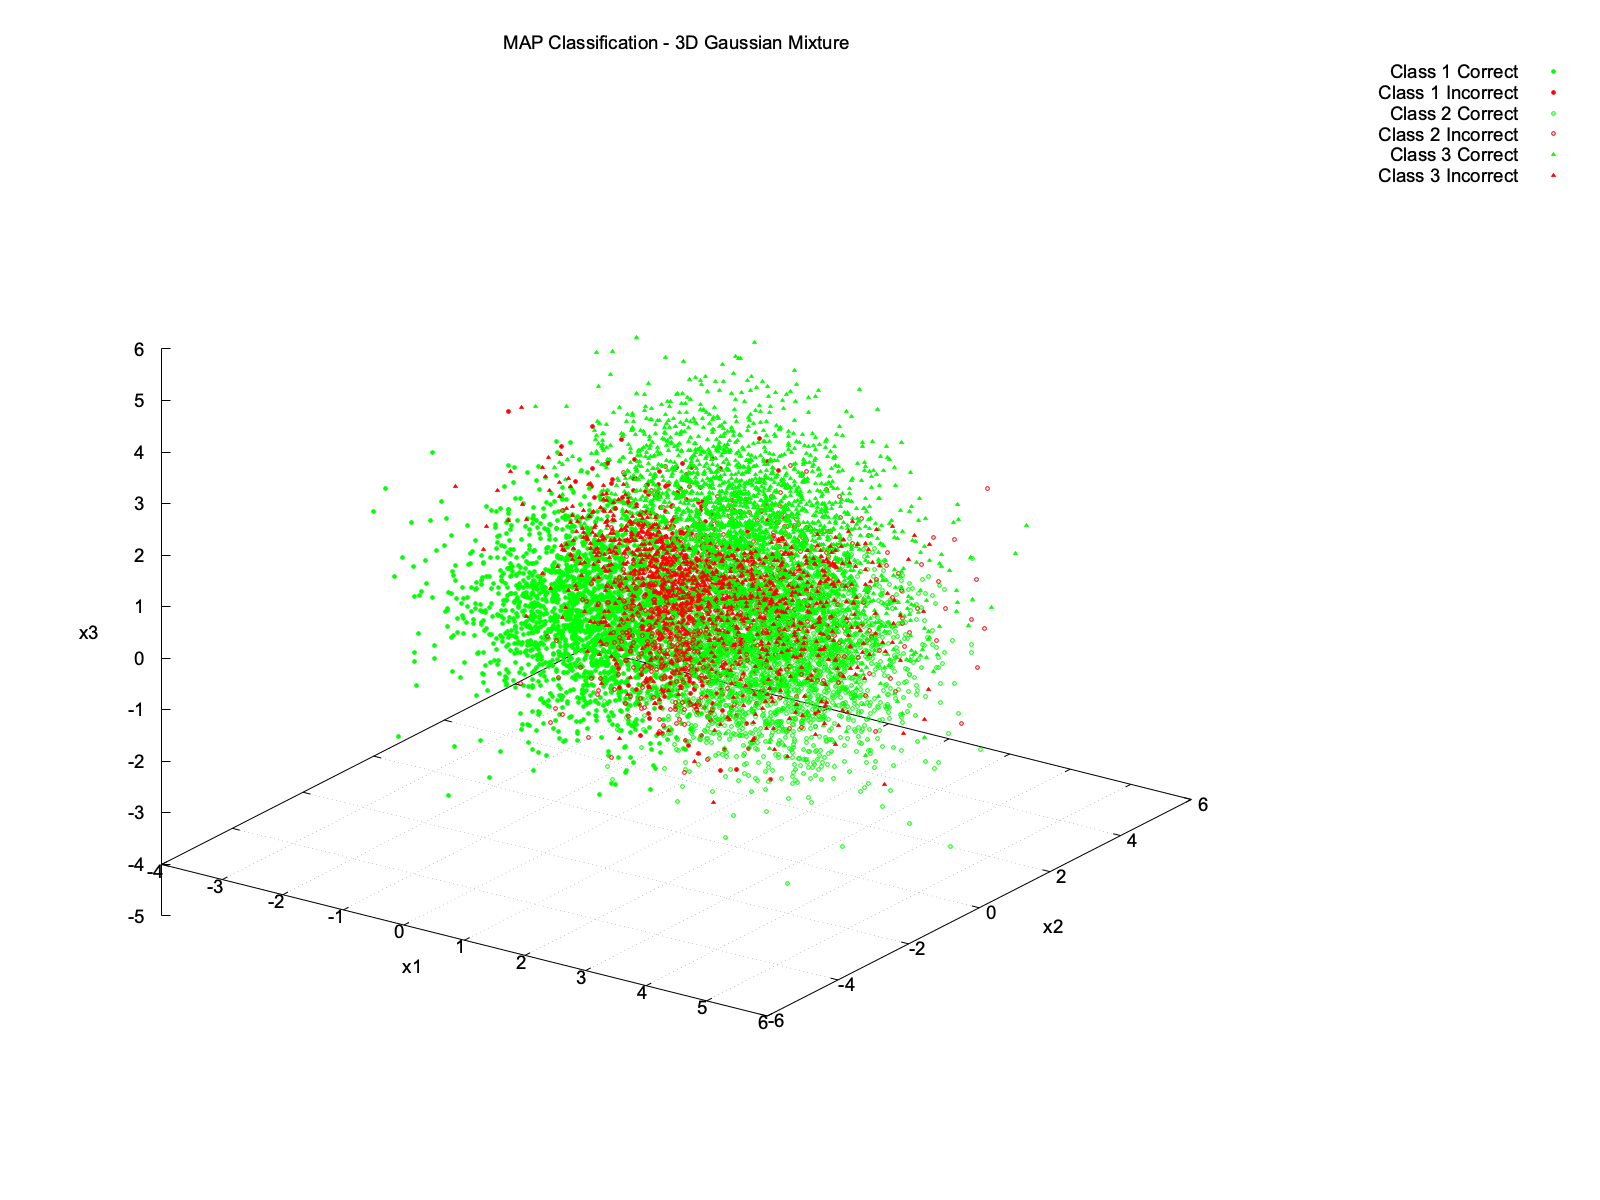

Write the gnuplot code that produced this figure.
set terminal pngcairo size 1600,1200 enhanced font "Arial,14"
set output "MAP_3D.png"

set title "MAP Classification - 3D Gaussian Mixture"
set xlabel "x1"
set ylabel "x2"
set zlabel "x3"

set grid
set key outside right
set view 65,35
set pointsize 0.6

set xyplane at -4

splot \
    "MAP_Class1_Correct.dat" using 1:2:3 with points pt 7 lc rgb "green" title "Class 1 Correct", \
    "MAP_Class1_Incorrect.dat" using 1:2:3 with points pt 7 lc rgb "red" title "Class 1 Incorrect", \
    "MAP_Class2_Correct.dat" using 1:2:3 with points pt 6 lc rgb "green" title "Class 2 Correct", \
    "MAP_Class2_Incorrect.dat" using 1:2:3 with points pt 6 lc rgb "red" title "Class 2 Incorrect", \
    "MAP_Class3_Correct.dat" using 1:2:3 with points pt 9 lc rgb "green" title "Class 3 Correct", \
    "MAP_Class3_Incorrect.dat" using 1:2:3 with points pt 9 lc rgb "red" title "Class 3 Incorrect", \

unset output
